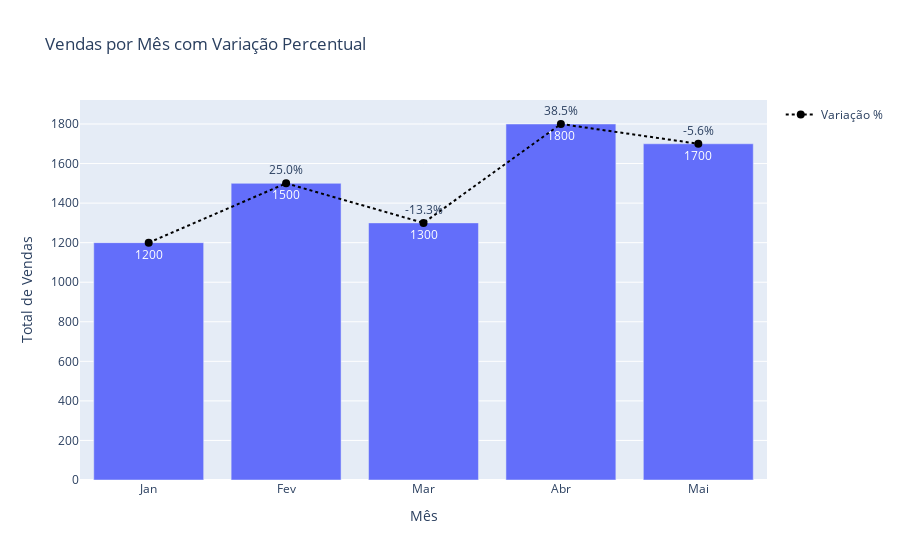

Source (notebook cell):
### Code cell
# Exemplo de dados agregados por mês
dados = {
    'mes': ['Jan', 'Fev', 'Mar', 'Abr', 'Mai'],
    'vendas': [1200, 1500, 1300, 1800, 1700]
}

df = pd.DataFrame(dados)

# Calcula a variação relativa (% de crescimento ou queda)
df['var_pct'] = df['vendas'].pct_change() * 100  # variação percentual
df['var_pct_str'] = df['var_pct'].apply(lambda x: f'{x:.1f}%' if pd.notnull(x) else '')

# Gráfico de barras com valores absolutos no meio da barra
fig = px.bar(df, x='mes', y='vendas', text='vendas',
             title='Vendas por Mês com Variação Percentual')

# Ajusta os rótulos das barras para o centro
fig.update_traces(textposition='inside', selector=dict(type='bar'))

# Adiciona a linha com os valores percentuais
fig.add_scatter(
    x=df['mes'],
    y=df['vendas'],
    mode='lines+markers+text',
    name='Variação %',
    line=dict(color='black', dash='dot'),
    marker=dict(size=8),
    text=df['var_pct_str'],
    textposition='top center'
)

# Layout geral
fig.update_layout(
    yaxis_title='Total de Vendas',
    xaxis_title='Mês',
    hovermode='x unified'
)

# Abre no navegador
fig.show()

### Figure 1 — Plotly figure (JSON) as saved in the notebook; plotly's stock layout.template omitted (floating-point values rounded to 4 significant figures)
{"data": [{"hovertemplate": "mes=%{x}<br>vendas=%{text}<extra></extra>", "legendgroup": "", "marker": {"color": "#636efa", "pattern": {"shape": ""}}, "name": "", "orientation": "v", "showlegend": false, "text": [1200.0, 1500.0, 1300.0, 1800.0, 1700.0], "textposition": "inside", "type": "bar", "x": ["Jan", "Fev", "Mar", "Abr", "Mai"], "xaxis": "x", "y": [1200, 1500, 1300, 1800, 1700], "yaxis": "y"}, {"line": {"color": "black", "dash": "dot"}, "marker": {"size": 8}, "mode": "lines+markers+text", "name": "Variação %", "text": ["", "25.0%", "-13.3%", "38.5%", "-5.6%"], "textposition": "top center", "type": "scatter", "x": ["Jan", "Fev", "Mar", "Abr", "Mai"], "y": [1200, 1500, 1300, 1800, 1700]}], "layout": {"barmode": "relative", "hovermode": "x unified", "legend": {"tracegroupgap": 0}, "title": {"text": "Vendas por Mês com Variação Percentual"}, "xaxis": {"anchor": "y", "domain": [0, 1], "title": {"text": "Mês"}}, "yaxis": {"anchor": "x", "domain": [0, 1], "title": {"text": "Total de Vendas"}}}}
